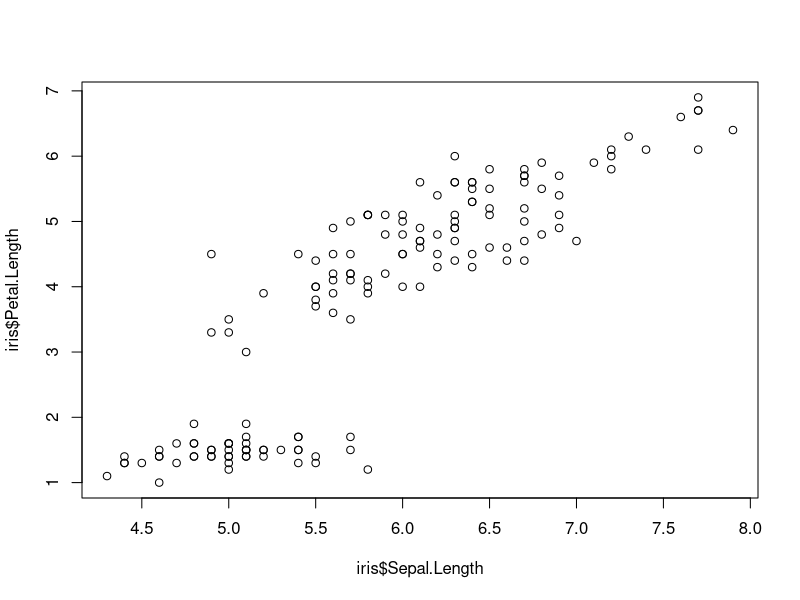
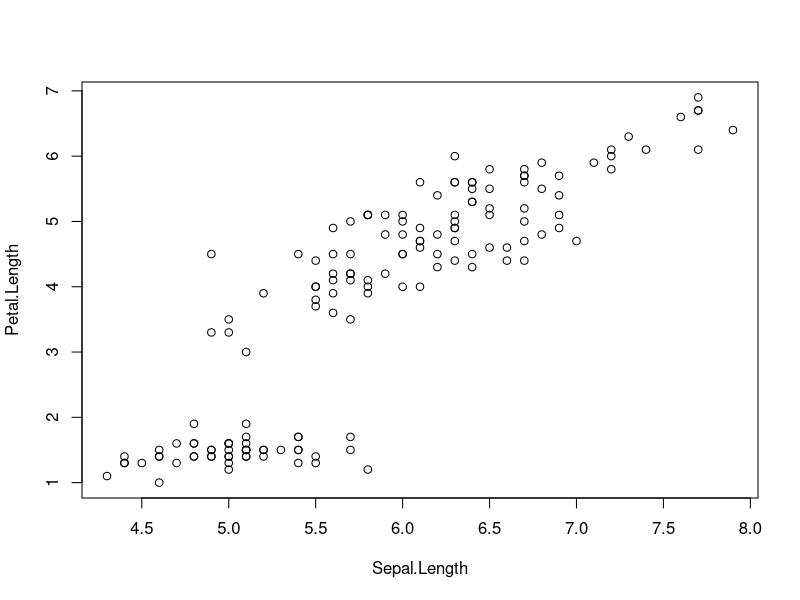
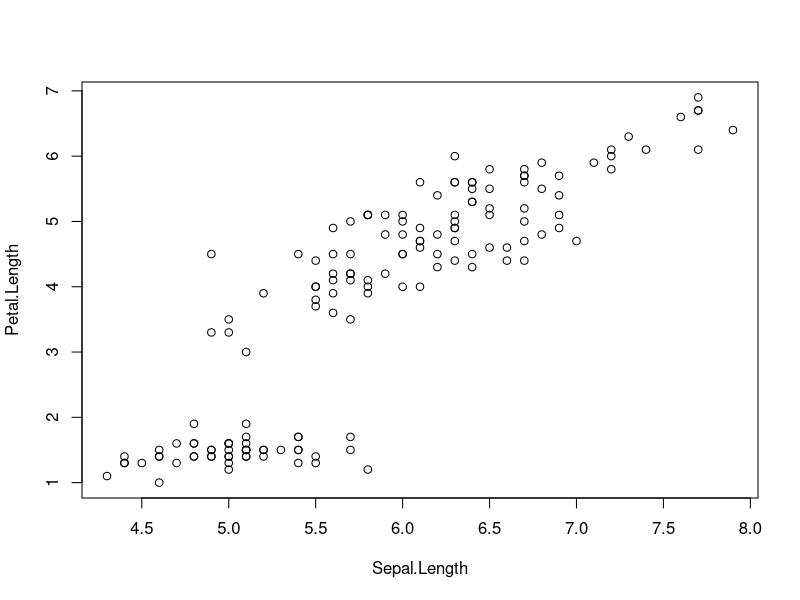
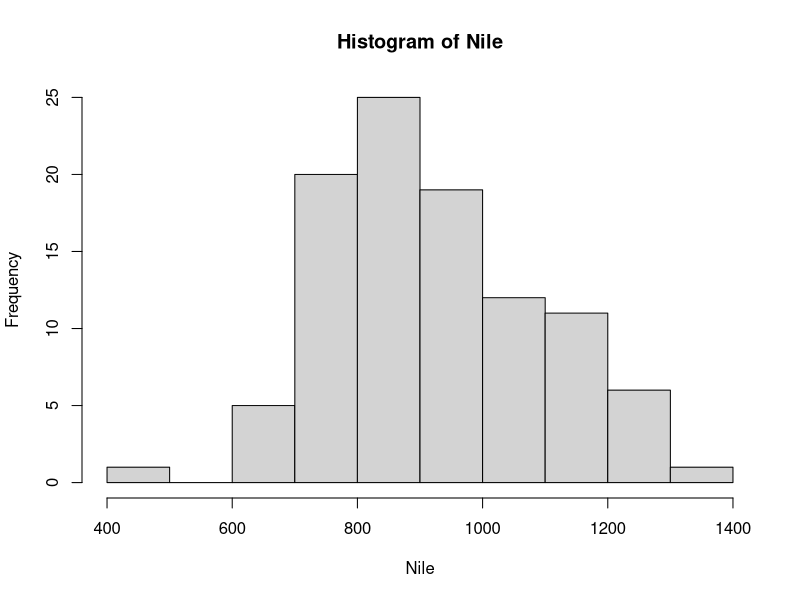
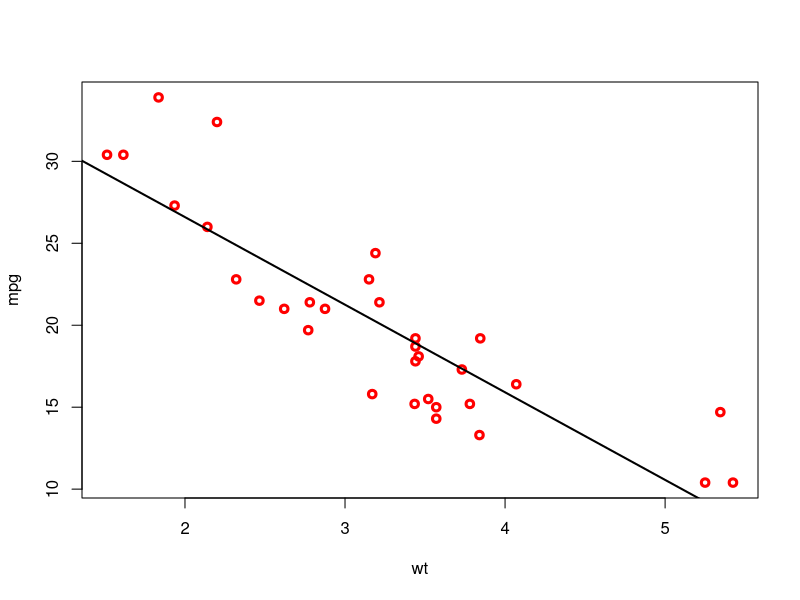

Recreate these plots in R, in order.
## ----echo=F--------------------------------------------------------------
# Modulo Operation
5%%3  #x mod y:reminder
7%/%4 #integer division:floor.
5^2;5**2
sqrt(25)
log(10)  ##str(log)
log(10,exp(1))   # natural logarithm
exp(1)
log(exp(10))
log10(10) # common logarithm
log(100,base = 10)

## ------------------------------------------------------------------------
x<-2
y=3
###
a=5
b<-a
a="k"
a;b #what is a, b?
assign('s',7)

## ------------------------------------------------------------------------
a<-53;b<-5.3;c=5.0
class(c);print(a)
1/0 #Inf 
0/0 #NAN
i<-5L;class(i)
# j<-5+1i;class(j)

## ------------------------------------------------------------------------
attributes(mtcars)

## ------------------------------------------------------------------------
x<-'data' #or with ""
class(x)
factor('data')
nchar(x)

## ------------------------------------------------------------------------
TRUE##T,True
FALSE##F,False
is.logical(FALSE)
TRUE*5
FALSE*5
a<-2;b<-3
a!=b   ###if contional statement
"data"=="sprite"
"data"=="angel"

## ------------------------------------------------------------------------
a<-c(1,2,3) ###no row/column
is.vector(a)

## ----engine="rALSE"------------------------------------------------------
 c(1,2,3,4)#concatenate
 c(1,3,6,7,7)
 c(1:4) ##colon
 seq(1,100,by=2)      
  #calculation
  c(1,2,3,4)+c(2,4,5,6)
  c(1,2,3,4)-c(2,4,5,6)
  c(1,2,3,4)*c(2,4,5,6)
  c(1,2,3,4)/c(2,4,5,6)
  c(1,2,3,4)+1  #vectorization
  c(1,2,3,4)+c(2,4)   #recycle
  c(1,2,3,4) %*% c(2,4,5,6) ##row times column

## ----engine="rALSE"------------------------------------------------------
c('1','2','3','4')
c('bj','sh','gz','sz') ##first tier cities
temp<-c('bj','sh','gz','shenzheng')
nchar(temp)  #vectorization


## ---- eval=FALSE---------------------------------------------------------
## c(T,F,T,T)
## age<-c(23,21,20,24,18,15,25) ##legal age of marriage
## age>20
## price<-c(3,6,5,7,4,11,14)
## price>5
## # age[age>20] ## []

## ------------------------------------------------------------------------
#explicit
c('1','2','3','4')
as.numeric(c('1','2','3','4')) ##add 'h'
as.character(c(3,5,6,7,8,11,14))
a<-c('x','y','z')
as.logical(a)


##implicit: represent all objects  in a reasonable fashion.
a<-c(1.2,'a')
a<-c(TRUE,2)
a<-c(FALSE,'a')

## ---- eval=FALSE---------------------------------------------------------
## age<-c(3,51,6,74,58,21,14)
## age[2] ###[] vs. ()
## age[2:3]
## age[-1]
## age[age>20]
## 
## ## age vs. newage
## newage<-age[-3]
## newage
## 
## city<-c('bj','sh','canton','sz')
## nchar(city)
## 
## class(age);length(age);max(age)
## names(age)<-c('a','b','c','d','e','f','g')
## age
## names(age)<-letters[1:7]
## age #names(temp)<-NULL
## 
## ##constants:month.name
## attributes(age)
## age

## ---- eval=FALSE---------------------------------------------------------
## vector<-c(1:12)
## matrix(vector,nrow = 3,ncol = 4)
## matrix(vector,nrow = 3,ncol = 4,byrow = T)
## mt<-matrix(vector,nrow = 3,ncol = 4,T)
## dimnames(mt) = list(c('gain1','gain2','gain3'),
##            c('loss1','loss2','loss3','loss4')) #
## mt
## attributes(mt)
## rownames(mt)
## colnames(mt)
## v<-1:12
## dim(v)<-c(3,4)
## a<-3:6
## b<-15:18
## rbind(a,b)
## cbind(a,b)##no row or column for vector.
## ##bonus
## v
## c(v)
## dim(v)<-c(12,1)
## 

## ---- eval=FALSE---------------------------------------------------------
## mt
## mt[2,3]
## mt[2,]##colon in matlab
## mt[,3]
## mt[,'loss2']
## 

## ------------------------------------------------------------------------
my_mat<-matrix(c(8,3,4,1,5,9,6,7,2),ncol=3)
my_mat[1,1]+my_mat[1,2]+my_mat[1,3]
sum(my_mat[1,])
rowSums(my_mat)
colSums(my_mat)
sum(diag(my_mat))

## ---- eval=FALSE---------------------------------------------------------
## dim1<-c("A1","A2")
## dim2<-c("B1","B2","B3","B4")
## dim3<-c("C1","C2","C3")
## a<-array(c(1:24),c(2,4,3),
##          dimnames=list(dim1,dim2,dim3))
## a
## a[1,2,3]

## ---- eval=FALSE---------------------------------------------------------
## city<-c('bj','sh','gz','sz')
## age<-c(22,34,34,24)
## sex<-c('M','F','M','F')
## people<-data.frame(city,age,sex)
## people[2,3];people[,3]
## people$age
## people$age>30
## people[people$age>30,]

## ------------------------------------------------------------------------
city<-c('bj','sh','gz','sz')
age<-c(22,34,34,24)
sex<-c('M','F','M','F')
people<-data.frame(city,age,sex)
dim(iris)
ncol(iris);nrow(iris)
rownames(people)<-letters[1:4]
rownames(people)<-c(1,4,5,8)
rownames(people)<-NULL ##set back to generic index
colnames(people)[3]

## ------------------------------------------------------------------------
head(iris);tail(iris)
str(iris)
iris[c(50:100),c(1:2),]
iris[,c(1:2)]
iris[,c('Sepal.Length','Sepal.Width')]

iris$Sepal.Width
iris[,'Sepal.Length']
class(iris[,'Sepal.Length'])###reduced
class(iris['Sepal.Length'])
class(iris[,'Sepal.Length',drop=F])
class(iris[['Sepal.Length']])###reduced

###comparison with stata
# plot(Sepal.Length,Petal.Length)
plot(iris$Sepal.Length,iris$Petal.Length)

## ------------------------------------------------------------------------
attach(iris)
plot(Sepal.Length,Petal.Length)
detach(iris)

with(iris,plot(Sepal.Length,Petal.Length))


## ---- eval=FALSE---------------------------------------------------------
## mylist<-list(city=city,age=age,age=sex)
## str(mylist)
## mylist[1]
## mylist$city
## mylist[[1]]

## ---- eval=FALSE---------------------------------------------------------
## g<-"my list"
## h<-c(25,26,18,39)
## j<-matrix(1:10,nrow=5)
## k<-c("one","five","eight")
## mylist<-list(titile=g,age=h,j,k)
## mylist

## ----fig.align = "center",echo=F-----------------------------------------
figure<-hist(Nile)
figure
figure$counts
# attributes(plot1)

## ----fig.align = "center",echo=F-----------------------------------------
with(mtcars,plot(wt,mpg,col='red',type='p',lwd=3))
lmfit<-lm(mpg~wt,data=mtcars)
abline(lmfit,lwd=2)
summary(lmfit)
results<-summary(lmfit)
results$coefficients[2,1]*10

## ---- eval=FALSE---------------------------------------------------------
## http://taobaoshopping.org/how-to-view-taobao-seller-rating/
## ##nominal
## sex<-c('male','female','male','female','male')
## sex_new<-factor(sex)#levels=c('male','female')
## str(sex_new)
## ##ordinal
## rating<-c('heart','crown','diamond','heart','diamond')
## factor(rating,ordered=T,levels=c('heart','diamond',
##                              'crown'))

## ----engine="rALSE"------------------------------------------------------
patientID <- c(1, 2, 3, 4)
age <- c(25, 34, 28, 52)
gender<-c(1,1,2,1)
diabetes <- c("Type1", "Type2", "Type1", "Type1")
status <- c("Poor", "Improved", "Excellent", "Poor")
diabetes <- factor(diabetes)
gender <- factor(gender)
status <- factor(status, order = TRUE,levels=c('Poor','Improved',
                                               'Excellent'))
patientdata <- data.frame(patientID,gender,age,diabetes,
status)
patientdata
patientdata$gender<-with(patientdata,factor(gender,
          levels=c(1,2),labels=c('male','female')))
patientdata
str(patientdata)
summary(patientdata)


## ------------------------------------------------------------------------
v1 <-  c(1, NA, NULL,NaN)
v1
v2 <-  c("1", NA, NULL,NaN)
v2  ##coercion
l <-  list("1", NA, NULL,NaN)
length(l[4])

## ------------------------------------------------------------------------
head(iris)[1:3,]
iris_L<-sapply(iris,list)
length(iris_L)
iris_L$Sepal_Width<-NULL
length(iris_L)

## ------------------------------------------------------------------------
vy <- c(1, 2, 3, NA, 5)
mean(vy)
mean(vy,na.rm = T)

## ------------------------------------------------------------------------
a<-c(1,2,NA,NA)
b<-c(1,3,4,NA)
a==b

vy <- c(1, 2, 3, NA, 5)
vy[!is.na(vy)]


